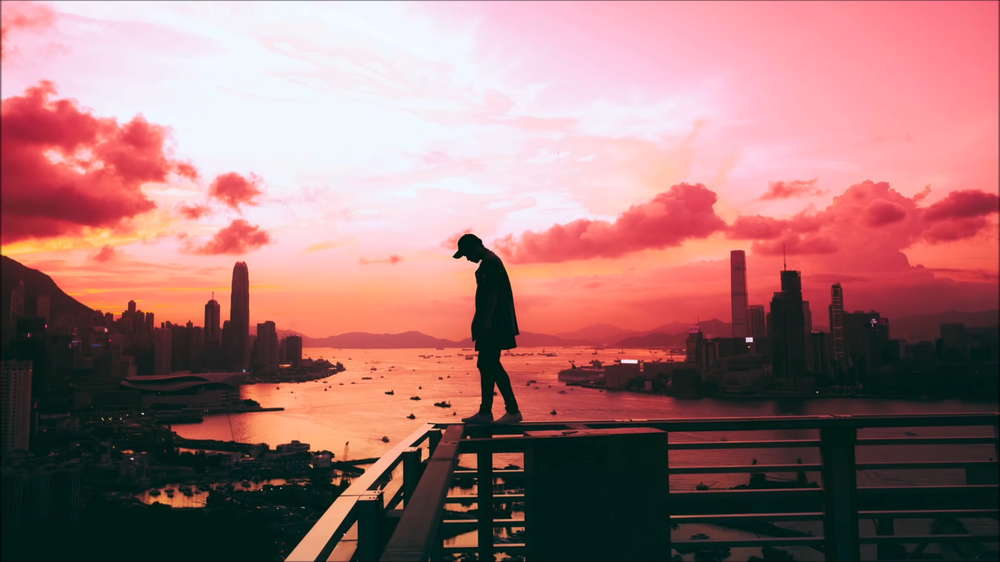
#> input picture 2022/images/oasis-some-might-say.png, 1000 x 562 px, shrunk from 1920 x 1080 before the run, found by its file name
$ python 126.py
#> lines starting #> are read from the running program, lines starting #| are printed output that depends on the picture
from PIL import Image
from math import floor, ceil

try:
    _oasisSomeMightSay  =   Image.open('../images/oasis-some-might-say.png')
#> _oasisSomeMightSay is the input picture: PIL image 1000x562 RGB; mean R, G, B 162.1, 117.4, 116.9
    _oasisSomeMightSay.show(title='Gambar Original')

    _imageSize          =   _oasisSomeMightSay.size

    _imageWidth, _imageHeight     =   _imageSize

    _hCenter    =   _imageWidth / 2
    _vCenter    =   _imageHeight / 2

    _x  =   _hCenter - 100
    _y  =   _vCenter - 200
    _cropX  =   _hCenter + 100
    _cropY  =   _vCenter + 200

    _cropResult     =   _oasisSomeMightSay.crop((_x, _y, _cropX, _cropY))
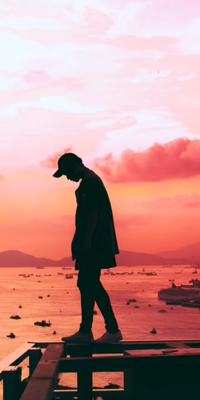
#> _cropResult: PIL image 200x400 RGB; mean R, G, B 194.7, 145.6, 141.8
    _cropResult.show(title='Gambar Crop')

    _cropSize               =   _cropResult.size
    _cropWidth, _cropHeight =   _cropSize

    _oasisSomeMightSay.paste(im=_cropResult, box=(0, 0))
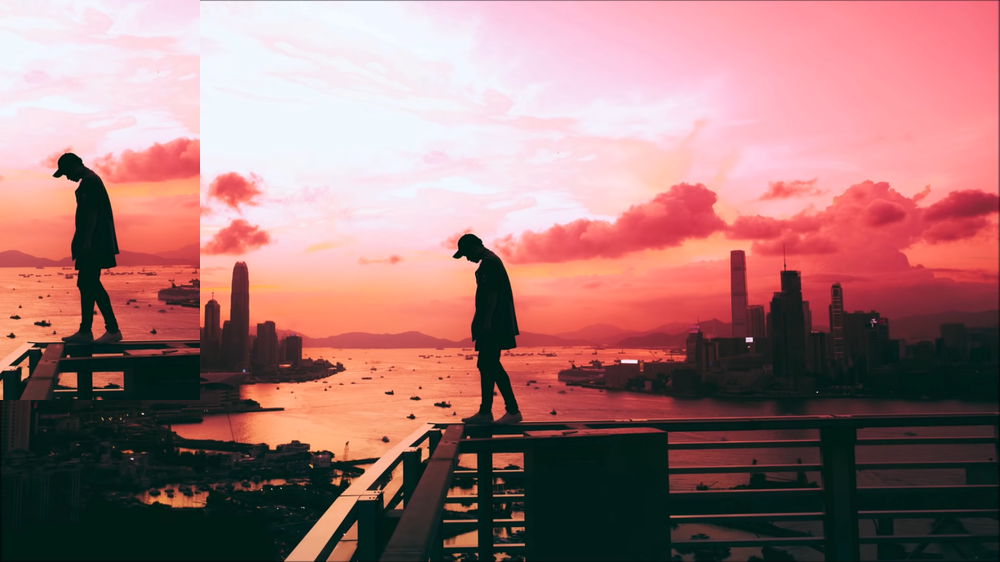
#> _oasisSomeMightSay: PIL image 1000x562 RGB; mean R, G, B 163.2, 120.1, 119.1
    _oasisSomeMightSay.paste(im=_cropResult, box=(floor(_imageWidth - _cropWidth), 0))
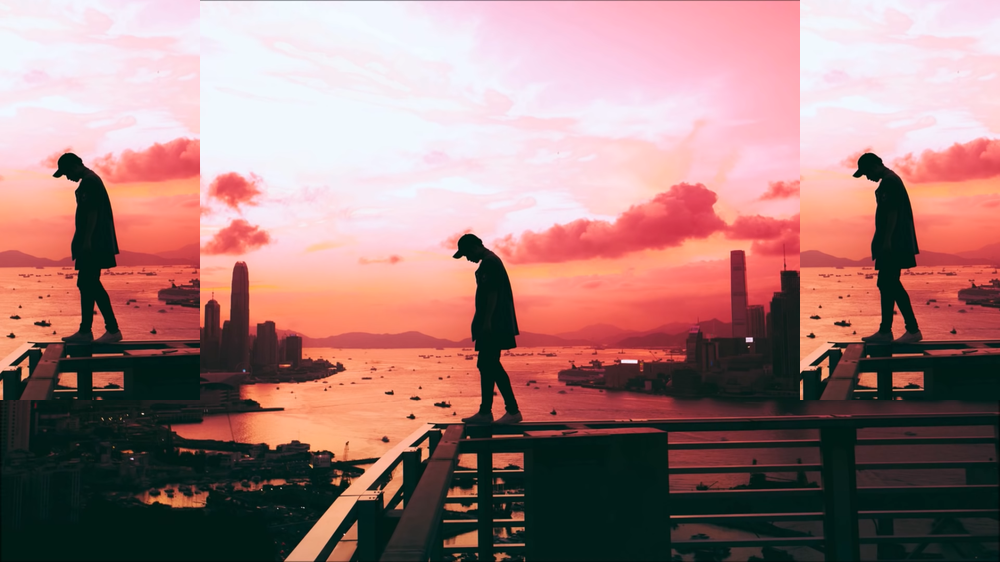
#> _oasisSomeMightSay: PIL image 1000x562 RGB; mean R, G, B 164, 126.4, 124.1
    _oasisSomeMightSay.paste(im=_cropResult, box=(floor(_imageWidth - _cropWidth), floor(_imageHeight - _cropHeight)))
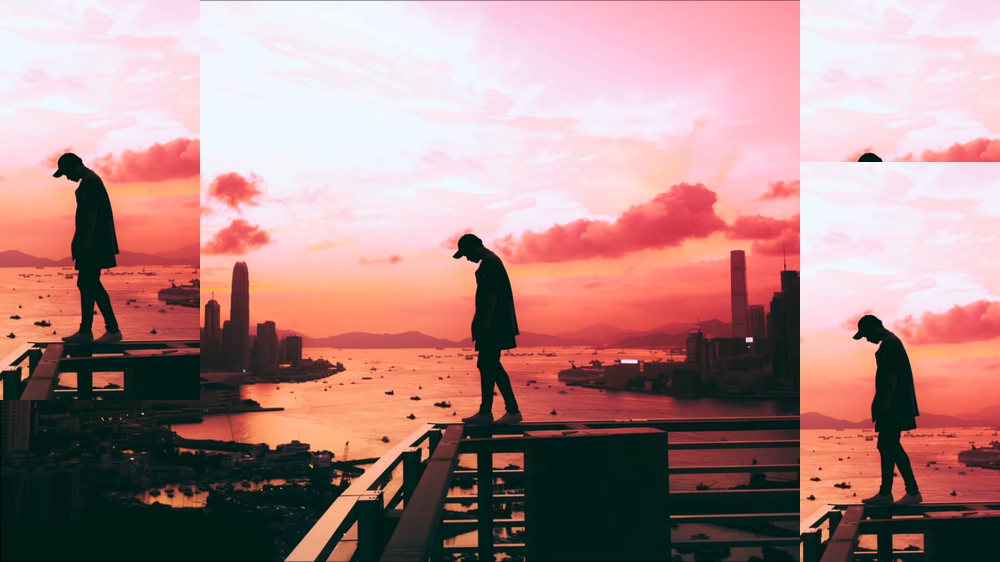
#> _oasisSomeMightSay: PIL image 1000x562 RGB; mean R, G, B 176.8, 137.6, 135.8
    _oasisSomeMightSay.paste(im=_cropResult, box=(0, floor(_imageHeight - _cropHeight)))
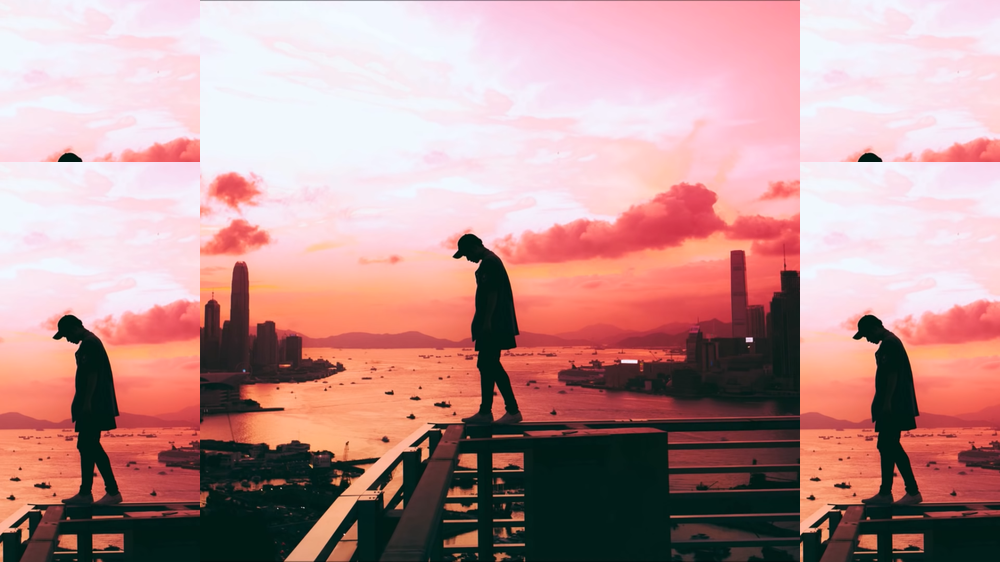
#> _oasisSomeMightSay: PIL image 1000x562 RGB; mean R, G, B 190.2, 148.8, 147.9

    _oasisSomeMightSay.paste(im=_cropResult, box=(floor(_cropWidth), floor(_vCenter) - floor(_cropHeight / 2)))
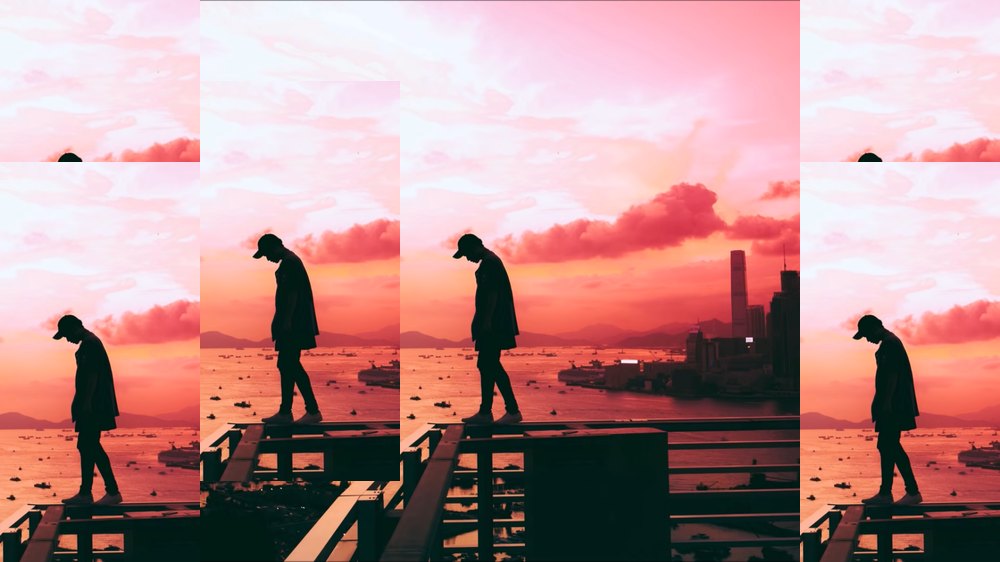
#> _oasisSomeMightSay: PIL image 1000x562 RGB; mean R, G, B 188.4, 146.4, 146.3
    _oasisSomeMightSay.paste(im=_cropResult, box=(floor(_imageWidth - _cropWidth - _cropWidth), floor(_vCenter) - floor(_cropHeight / 2)))
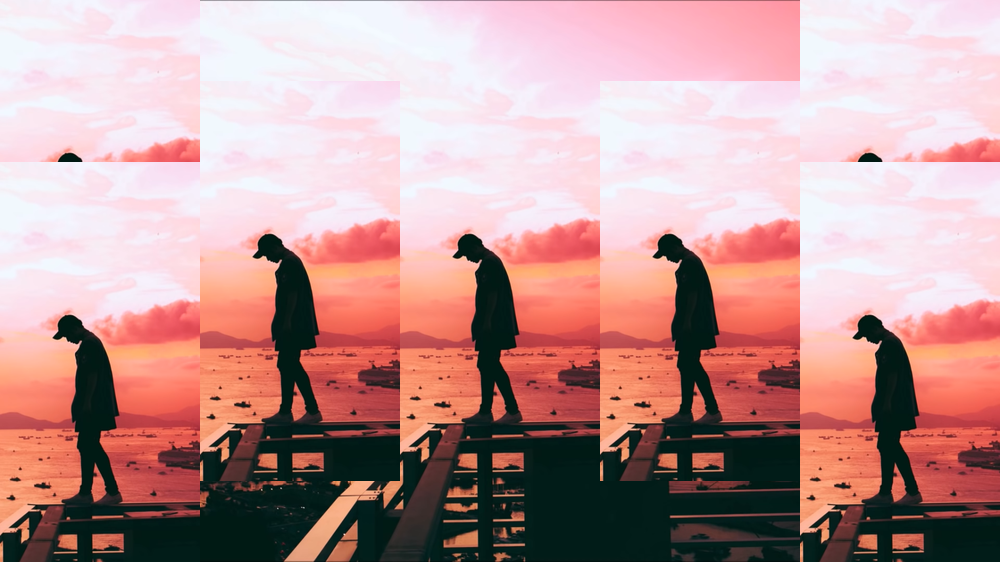
#> _oasisSomeMightSay: PIL image 1000x562 RGB; mean R, G, B 191.6, 151.8, 150.9

    _oasisSomeMightSay.show(title='Hasil Tempelan')
except FileNotFoundError:
    print('File tidak ditemukan')

$ run again, with 2022/images/word_matrix.png copied over 2022/images/oasis-some-might-say.png
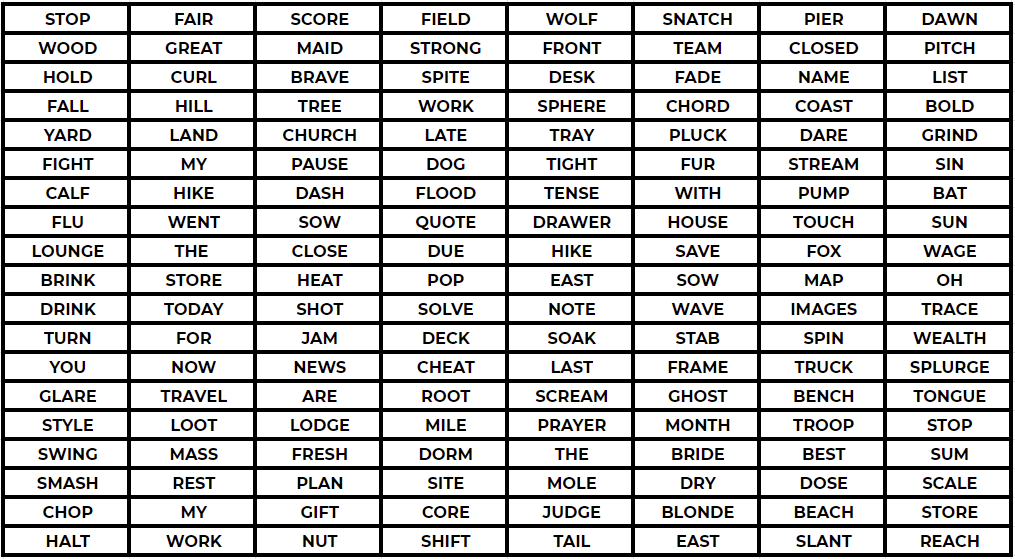
#> input picture 2022/images/word_matrix.png, 1015 x 559 px, found by its file name
#> _oasisSomeMightSay is the input picture: PIL image 1015x559 RGBA; mean R, G, B, A 192.9, 192.7, 192.7, 255
#> `_cropResult     =   _oasisSomeMightSay.crop((_x, _y, _cropX, _cropY))`:
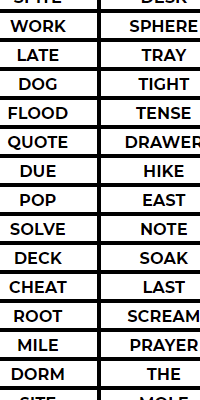
#> _cropResult: PIL image 200x400 RGBA; mean R, G, B, A 191.9, 191.6, 191.7, 255
#> `_oasisSomeMightSay.paste(im=_cropResult, box=(floor(_imageWidth - _cro..`:
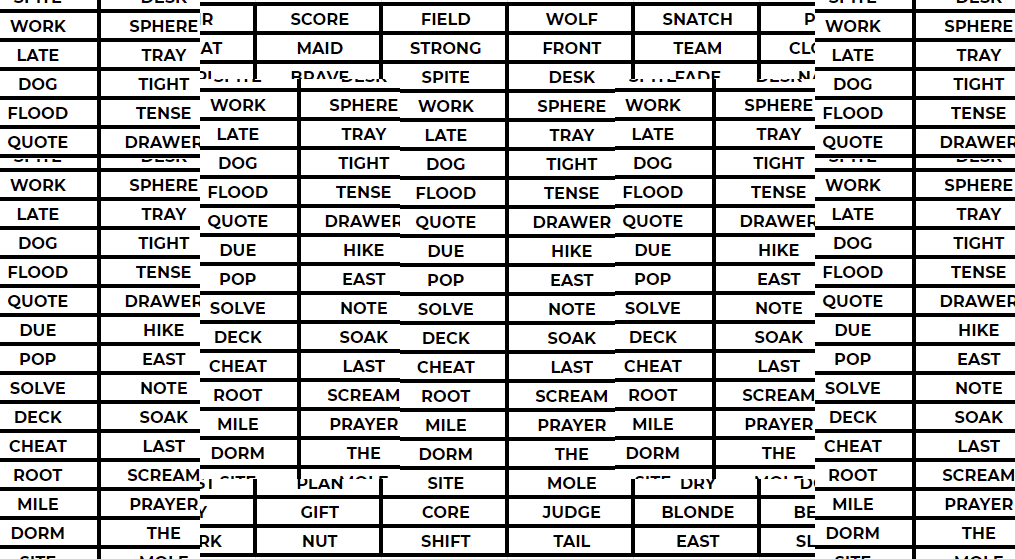
#> _oasisSomeMightSay: PIL image 1015x559 RGBA; mean R, G, B, A 191.8, 191.5, 191.6, 255

$ run again, with 2022/images/03-David-Lazar-Mountain-Monastery.jpg saved as 2022/images/oasis-some-might-say.png
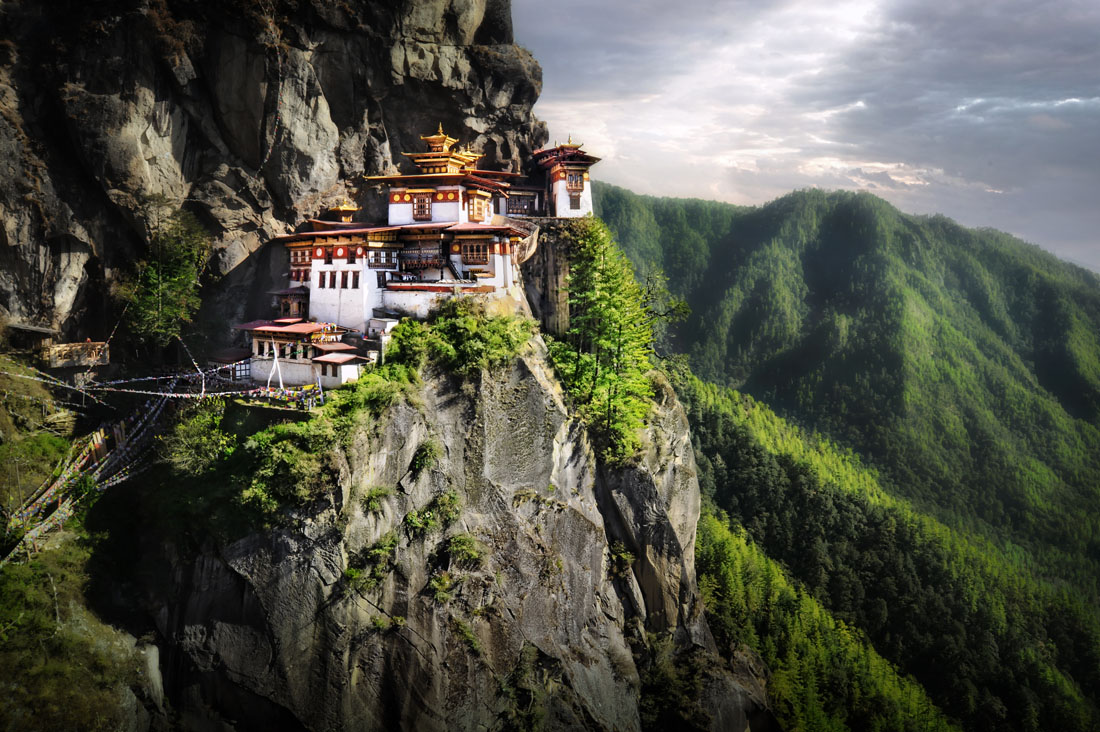
#> input picture 2022/images/03-David-Lazar-Mountain-Monastery.jpg, 1100 x 732 px, found by its file name
#> _oasisSomeMightSay is the input picture: PIL image 1100x732 RGB; mean R, G, B 81.7, 82.7, 70.1
#> `_cropResult     =   _oasisSomeMightSay.crop((_x, _y, _cropX, _cropY))`:
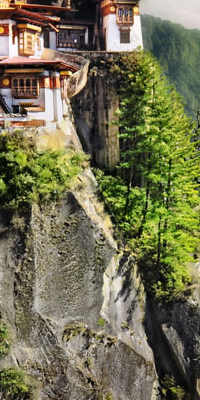
#> _cropResult: PIL image 200x400 RGB; mean R, G, B 113.8, 111.5, 81.5
#> `_oasisSomeMightSay.paste(im=_cropResult, box=(floor(_imageWidth - _cro..`:
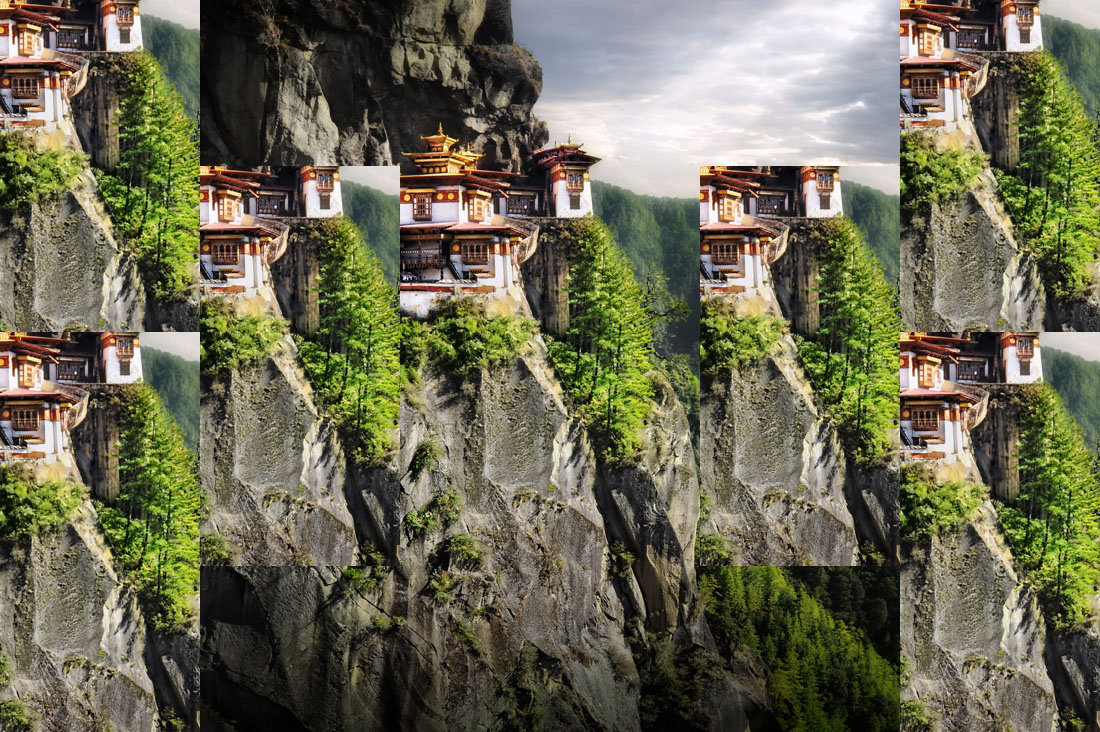
#> _oasisSomeMightSay: PIL image 1100x732 RGB; mean R, G, B 107.6, 105.6, 82.2
